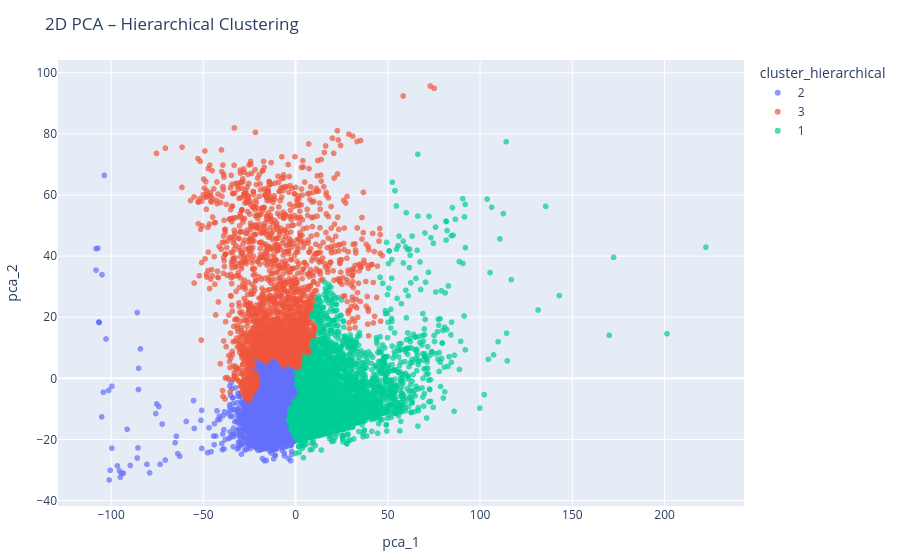

The notebook cell this image was saved under:
### Code cell
hier_labels = fcluster(linkage_matrix, t=cut_height, criterion='distance')

data_clean['cluster_hierarchical'] = hier_labels.astype(str)

data_clean['pca_1'] = pca_result[:, 0]
data_clean['pca_2'] = pca_result[:, 1]

fig = px.scatter(
    data_clean,
    x='pca_1',
    y='pca_2',
    color='cluster_hierarchical',
    title="2D PCA – Hierarchical Clustering",
    opacity=0.7
)

fig.update_layout(margin=dict(l=20, r=20, b=20, t=60))
fig.show()

sil_score = silhouette_score(X, hier_labels)
db_score = davies_bouldin_score(X, hier_labels)
dunn_score = dunn_index(X, hier_labels)
cal_score = calinski_harabasz_score(X, hier_labels)
print(f"Hierarchical Clustering Metrics:\n"
      f"Silhouette Score: {sil_score:.4f}\n"
      f"Davies-Bouldin Score: {db_score:.4f}\n"
      f"Dunn Index: {dunn_score:.4f}\n"
      f"Calinski-Harabasz Score: {cal_score:.4f}")

### Figure 1 — Plotly figure (JSON) as saved in the notebook; plotly's stock layout.template omitted (floating-point values rounded to 4 significant figures; data arrays with more than 128 entries replaced by an {"elided": "..."} marker saying what was removed)
{"data": [{"hovertemplate": "cluster_hierarchical=2<br>pca_1=%{x}<br>pca_2=%{y}<extra></extra>", "legendgroup": "2", "marker": {"color": "#636efa", "opacity": 0.7, "symbol": "circle"}, "mode": "markers", "name": "2", "showlegend": true, "type": "scattergl", "x": {"elided": "3940 float values"}, "xaxis": "x", "y": {"elided": "3940 float values"}, "yaxis": "y"}, {"hovertemplate": "cluster_hierarchical=3<br>pca_1=%{x}<br>pca_2=%{y}<extra></extra>", "legendgroup": "3", "marker": {"color": "#EF553B", "opacity": 0.7, "symbol": "circle"}, "mode": "markers", "name": "3", "showlegend": true, "type": "scattergl", "x": {"elided": "2390 float values"}, "xaxis": "x", "y": {"elided": "2390 float values"}, "yaxis": "y"}, {"hovertemplate": "cluster_hierarchical=1<br>pca_1=%{x}<br>pca_2=%{y}<extra></extra>", "legendgroup": "1", "marker": {"color": "#00cc96", "opacity": 0.7, "symbol": "circle"}, "mode": "markers", "name": "1", "showlegend": true, "type": "scattergl", "x": {"elided": "3623 float values"}, "xaxis": "x", "y": {"elided": "3623 float values"}, "yaxis": "y"}], "layout": {"legend": {"title": {"text": "cluster_hierarchical"}, "tracegroupgap": 0}, "margin": {"b": 20, "l": 20, "r": 20, "t": 60}, "title": {"text": "2D PCA – Hierarchical Clustering"}, "xaxis": {"anchor": "y", "domain": [0, 1], "title": {"text": "pca_1"}}, "yaxis": {"anchor": "x", "domain": [0, 1], "title": {"text": "pca_2"}}}}
